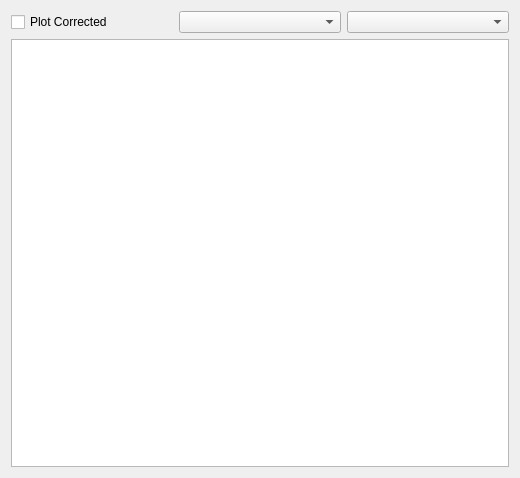
<?xml version="1.0" encoding="UTF-8"?>
<ui version="4.0">
 <class>Form</class>
 <widget class="QWidget" name="Form">
  <property name="geometry">
   <rect>
    <x>0</x>
    <y>0</y>
    <width>520</width>
    <height>478</height>
   </rect>
  </property>
  <property name="windowTitle">
   <string>Form</string>
  </property>
  <layout class="QVBoxLayout" name="verticalLayout">
   <item>
    <layout class="QHBoxLayout" name="horizontalLayout">
     <item>
      <widget class="QCheckBox" name="checkBox_useCorrected">
       <property name="text">
        <string>Plot Corrected</string>
       </property>
      </widget>
     </item>
     <item>
      <widget class="QComboBox" name="comboBox_unitsSelector"/>
     </item>
     <item>
      <widget class="QComboBox" name="comboBox_traceSelector"/>
     </item>
    </layout>
   </item>
   <item>
    <widget class="NetworkPlot" name="ntwkPlot">
     <property name="sizePolicy">
      <sizepolicy hsizetype="Expanding" vsizetype="Expanding">
       <horstretch>10</horstretch>
       <verstretch>0</verstretch>
      </sizepolicy>
     </property>
    </widget>
   </item>
  </layout>
 </widget>
 <customwidgets>
  <customwidget>
   <class>NetworkPlot</class>
   <extends>QGraphicsView</extends>
   <header>pyMultiCal.widgets</header>
  </customwidget>
 </customwidgets>
 <resources/>
 <connections/>
</ui>
